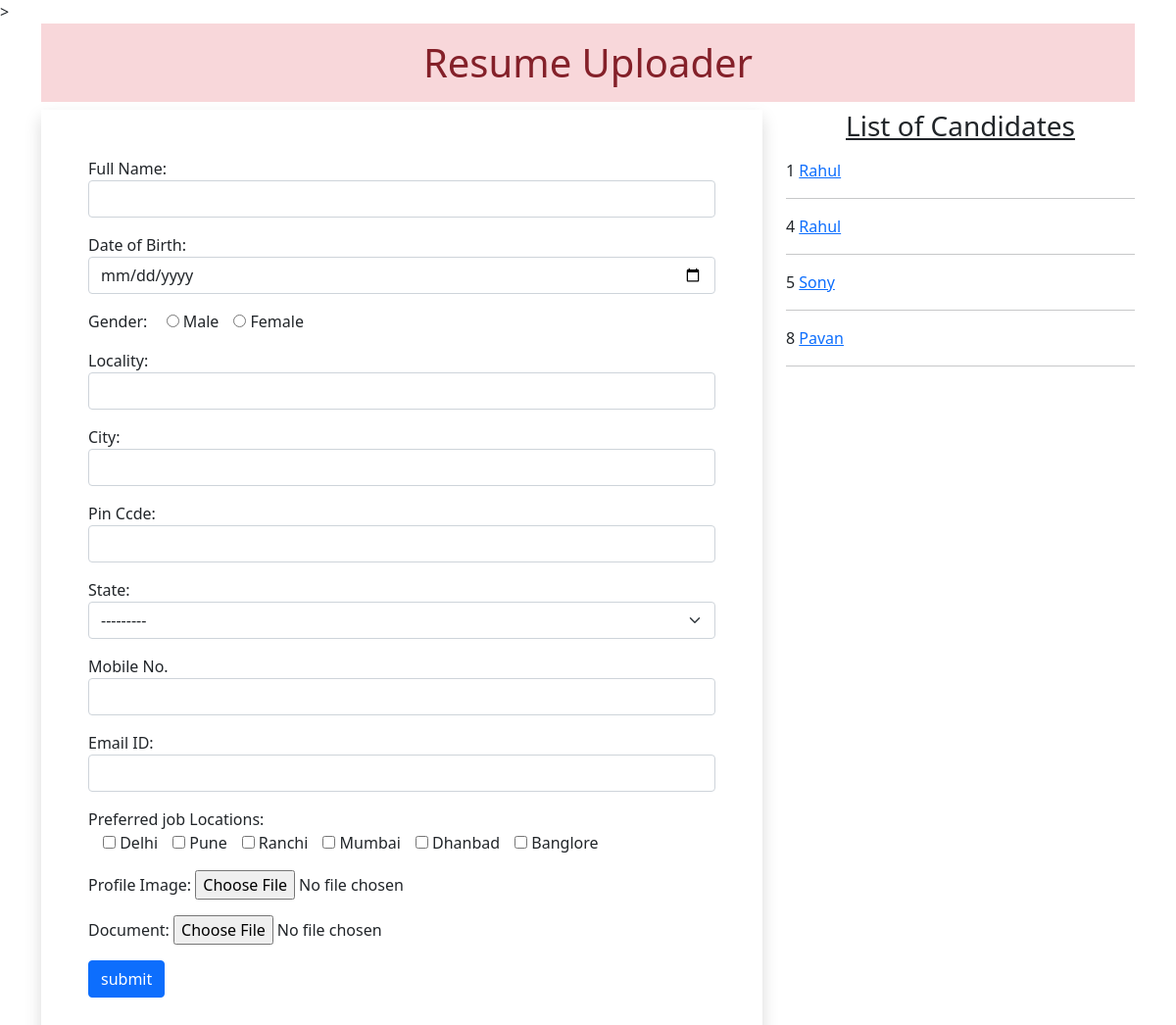
The page / on the database its author committed.
### myapp/models.py (models this page shows)
class Resume(models.Model):
    name = models.CharField(max_length=100)
    dob =models.DateField(auto_now_add=False,auto_now=False)
    gender = models.CharField(max_length=100)
    locality = models.CharField(max_length=100)
    city = models.CharField(max_length=100)
    pin = models.PositiveIntegerField()
    state = models.CharField(max_length=100, choices=STATE_CHOICE)
    mobile = models.PositiveIntegerField()
    email = models.EmailField()
    job_city = models.CharField(max_length=100)
    profile_image = models.ImageField(upload_to='profileimage',blank=True)
    my_file = models.FileField(upload_to='doc', blank=True)

### myapp/views.py (the view, shortened to what this page needs)
# urls.py: path('', views.HomeView.as_view(), name='home'),
class HomeView(View):
    def get(self, request):
        form = ResumeForm()
        candidates = Resume.objects.all()
        return render(request, 'myapp/home.html',
                      {'form': form, 'candidates': candidates})

### template/myapp/home.html (shortened to what this page needs)
<!DOCTYPE html>
<html lang="en">
<head>
    <link href="https://cdn.jsdelivr.net/npm/bootstrap@5.0.2/dist/css/bootstrap.min.css" rel="stylesheet"
>
    <link rel="stylesheet" href="https://cdn.jsdelivr.net/npm/bootstrap-icons@1.11.3/font/bootstrap-icons.min.css">
</head>
<body>
<div class="container mb-5">
    <h1 class="alert-danger text-center p-3" >Resume Uploader</h1>
    <div class="row">
        <div class="col-sm-8">
<form action="" method="post" enctype="multipart/form-data" class="shadow p-5">
    {% for fm in form %}
    <div class="form-group mb-3">
        {{fm.label_tag}} {{fm}} <small class="text-danger">{{fm.errors | striptags }}</small>
    </div>
    {% endfor %}
    <input type="submit" value="submit" class="btn btn-primary">
</form>
        </div>
        <div class="col-sm-4">
            <h3 class="text-center mb-3"><u>List of Candidates</u></h3>
            {% for candidate in candidates %}
            {{ candidate.id }} <a href="{% url 'candidate' candidate.id %}"> {{candidate.name}}</a>
            <hr>
            {%  endfor %}
        </div>
    </div>
</div>
</body>
  </body>
</html>

### template/myapp/home.html (style rules this page uses)
#id_gender , #id_job_city { display:inline-flex; padding-left:15px; gap:15px; }

### rows shown on the page
Resume: id "1", name "Rahul"
Resume: id "4", name "Rahul"
Resume: id "5", name "Sony"
Resume: id "8", name "Pavan"

### other values the page prints
{{ fm.label_tag }} "Full Name:" "Date of Birth:" "Gender:" "Locality:" "City:" "Pin Ccde:" "State:" "Mobile No." "Email ID:" "Preferred job Locations:" "Profile Image:" "Document:"
